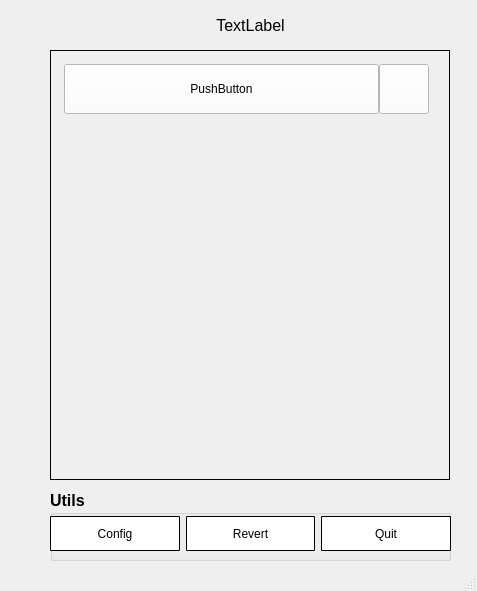
<?xml version="1.0" encoding="UTF-8"?>
<ui version="4.0">
 <class>mainWin</class>
 <widget class="QMainWindow" name="mainWin">
  <property name="geometry">
   <rect>
    <x>0</x>
    <y>0</y>
    <width>477</width>
    <height>591</height>
   </rect>
  </property>
  <property name="sizePolicy">
   <sizepolicy hsizetype="Expanding" vsizetype="Fixed">
    <horstretch>0</horstretch>
    <verstretch>0</verstretch>
   </sizepolicy>
  </property>
  <property name="windowTitle">
   <string>MainWindow</string>
  </property>
  <property name="styleSheet">
   <string notr="true"/>
  </property>
  <widget class="QWidget" name="centralwidget">
   <widget class="QGroupBox" name="utilGroupBox">
    <property name="geometry">
     <rect>
      <x>50</x>
      <y>490</y>
      <width>401</width>
      <height>71</height>
     </rect>
    </property>
    <property name="font">
     <font>
      <pointsize>12</pointsize>
      <weight>75</weight>
      <bold>true</bold>
     </font>
    </property>
    <property name="title">
     <string>Utils</string>
    </property>
    <widget class="QWidget" name="layoutWidget">
     <property name="geometry">
      <rect>
       <x>0</x>
       <y>20</y>
       <width>401</width>
       <height>47</height>
      </rect>
     </property>
     <layout class="QGridLayout" name="gridLayout">
      <item row="0" column="0">
       <widget class="QPushButton" name="configButton">
        <property name="sizePolicy">
         <sizepolicy hsizetype="Minimum" vsizetype="Ignored">
          <horstretch>0</horstretch>
          <verstretch>0</verstretch>
         </sizepolicy>
        </property>
        <property name="minimumSize">
         <size>
          <width>0</width>
          <height>0</height>
         </size>
        </property>
        <property name="maximumSize">
         <size>
          <width>16777215</width>
          <height>16777215</height>
         </size>
        </property>
        <property name="styleSheet">
         <string notr="true">QPushButton#configButton {
    border-style: outset;
	background-color: white;
    border-width: 1px;
    border-radius: 1px;
    border-color: black;
    font: 12px;
}
QPushButton#configButton:pressed {
    background-color: #afafaf;
    border-style: inset;
}</string>
        </property>
        <property name="text">
         <string>Config</string>
        </property>
       </widget>
      </item>
      <item row="0" column="1">
       <widget class="QPushButton" name="revertButton">
        <property name="minimumSize">
         <size>
          <width>0</width>
          <height>35</height>
         </size>
        </property>
        <property name="maximumSize">
         <size>
          <width>16777215</width>
          <height>16777215</height>
         </size>
        </property>
        <property name="baseSize">
         <size>
          <width>0</width>
          <height>0</height>
         </size>
        </property>
        <property name="styleSheet">
         <string notr="true">QPushButton#revertButton {
    border-style: outset;
	background-color: white;
    border-width: 1px;
    border-radius: 1px;
    border-color: black;
    font: 12px;
}
QPushButton#revertButton:pressed {
    background-color: #afafaf;
    border-style: inset;
}</string>
        </property>
        <property name="text">
         <string>Revert</string>
        </property>
       </widget>
      </item>
      <item row="0" column="2">
       <widget class="QPushButton" name="quitButton">
        <property name="sizePolicy">
         <sizepolicy hsizetype="Minimum" vsizetype="Ignored">
          <horstretch>0</horstretch>
          <verstretch>0</verstretch>
         </sizepolicy>
        </property>
        <property name="minimumSize">
         <size>
          <width>0</width>
          <height>0</height>
         </size>
        </property>
        <property name="maximumSize">
         <size>
          <width>16777215</width>
          <height>16777215</height>
         </size>
        </property>
        <property name="styleSheet">
         <string notr="true">QPushButton#quitButton {
    border-style: outset;
	background-color: white;
    border-width: 1px;
    border-radius: 1px;
    border-color: black;
    font: 12px;
}
QPushButton#quitButton:pressed {
    background-color: #afafaf;
    border-style: inset;
}</string>
        </property>
        <property name="text">
         <string>Quit</string>
        </property>
       </widget>
      </item>
     </layout>
    </widget>
   </widget>
   <widget class="QScrollArea" name="scrollArea">
    <property name="geometry">
     <rect>
      <x>50</x>
      <y>50</y>
      <width>400</width>
      <height>430</height>
     </rect>
    </property>
    <property name="sizePolicy">
     <sizepolicy hsizetype="Expanding" vsizetype="Fixed">
      <horstretch>0</horstretch>
      <verstretch>0</verstretch>
     </sizepolicy>
    </property>
    <property name="styleSheet">
     <string notr="true">QScrollArea {border: 1px solid black}</string>
    </property>
    <property name="horizontalScrollBarPolicy">
     <enum>Qt::ScrollBarAlwaysOff</enum>
    </property>
    <property name="widgetResizable">
     <bool>false</bool>
    </property>
    <widget class="QWidget" name="scrollAreaWidgetContents">
     <property name="geometry">
      <rect>
       <x>0</x>
       <y>0</y>
       <width>399</width>
       <height>200</height>
      </rect>
     </property>
     <widget class="QWidget" name="gridLayoutWidget">
      <property name="geometry">
       <rect>
        <x>10</x>
        <y>10</y>
        <width>371</width>
        <height>71</height>
       </rect>
      </property>
      <layout class="QGridLayout" name="itemGrid">
       <property name="leftMargin">
        <number>3</number>
       </property>
       <property name="topMargin">
        <number>3</number>
       </property>
       <property name="rightMargin">
        <number>3</number>
       </property>
       <property name="bottomMargin">
        <number>3</number>
       </property>
       <property name="horizontalSpacing">
        <number>0</number>
       </property>
       <item row="0" column="1">
        <spacer name="horizontalSpacer">
         <property name="orientation">
          <enum>Qt::Horizontal</enum>
         </property>
         <property name="sizeHint" stdset="0">
          <size>
           <width>10</width>
           <height>20</height>
          </size>
         </property>
        </spacer>
       </item>
       <item row="0" column="2">
        <widget class="QPushButton" name="trashbutton_0">
         <property name="sizePolicy">
          <sizepolicy hsizetype="Fixed" vsizetype="Fixed">
           <horstretch>0</horstretch>
           <verstretch>0</verstretch>
          </sizepolicy>
         </property>
         <property name="minimumSize">
          <size>
           <width>50</width>
           <height>50</height>
          </size>
         </property>
         <property name="maximumSize">
          <size>
           <width>50</width>
           <height>50</height>
          </size>
         </property>
         <property name="styleSheet">
          <string notr="true">QPushButton {background: white; border 1px solid black}
QPushButton.pushed {background: #a6a6a6}</string>
         </property>
         <property name="text">
          <string/>
         </property>
         <property name="icon">
          <iconset>
           <normaloff>bw-trash-clipart.gif</normaloff>bw-trash-clipart.gif</iconset>
         </property>
         <property name="iconSize">
          <size>
           <width>36</width>
           <height>36</height>
          </size>
         </property>
        </widget>
       </item>
       <item row="0" column="0">
        <widget class="QPushButton" name="labelbutton_0">
         <property name="minimumSize">
          <size>
           <width>315</width>
           <height>50</height>
          </size>
         </property>
         <property name="styleSheet">
          <string notr="true">QPushButton {background: white; border 1px solid black}
QPushButton.pushed {background: #a6a6a6}</string>
         </property>
         <property name="text">
          <string>PushButton</string>
         </property>
        </widget>
       </item>
       <item row="1" column="0">
        <spacer name="verticalSpacer">
         <property name="orientation">
          <enum>Qt::Vertical</enum>
         </property>
         <property name="sizeHint" stdset="0">
          <size>
           <width>20</width>
           <height>40</height>
          </size>
         </property>
        </spacer>
       </item>
      </layout>
     </widget>
    </widget>
   </widget>
   <widget class="QWidget" name="widget" native="true">
    <property name="geometry">
     <rect>
      <x>0</x>
      <y>10</y>
      <width>461</width>
      <height>31</height>
     </rect>
    </property>
    <widget class="QLabel" name="progNameLabel">
     <property name="geometry">
      <rect>
       <x>50</x>
       <y>5</y>
       <width>401</width>
       <height>21</height>
      </rect>
     </property>
     <property name="font">
      <font>
       <pointsize>12</pointsize>
      </font>
     </property>
     <property name="text">
      <string>TextLabel</string>
     </property>
     <property name="alignment">
      <set>Qt::AlignCenter</set>
     </property>
    </widget>
   </widget>
   <zorder>widget</zorder>
   <zorder>utilGroupBox</zorder>
   <zorder>scrollArea</zorder>
  </widget>
  <widget class="QStatusBar" name="statusbar"/>
 </widget>
 <resources/>
 <connections/>
</ui>
